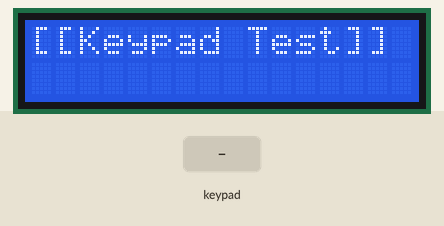
Bench run of a sketch on a simulated Arduino Uno, built with avr-gcc and run on an emulated ATmega328P. Shown: 16×2 character LCD. The inputs (shaded band) are chosen by the test bench.

Above: at 1.2 s.
1.3 s: keypad keys 7 6 5 4 # pressed 0.4 s apart
At 3.9 s:
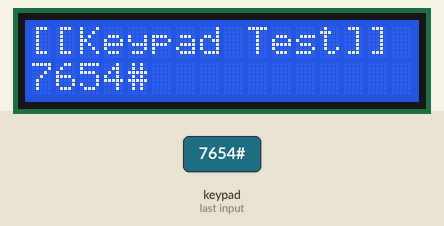
4.8 s: key 'A' pressed
At 5.3 s:
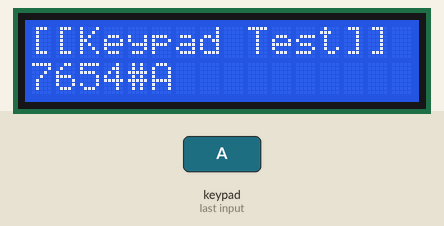
6.3 s: key 'B' pressed
At 6.7 s:
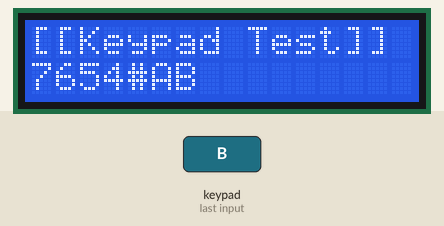
7.8 s: keypad keys 7 6 5 4 * pressed 0.4 s apart
At 10.2 s:
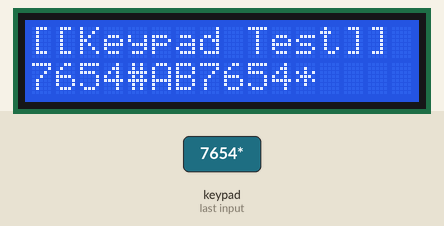
11.3 s: keypad keys 8 9 1 0 1 1 * pressed 0.4 s apart
At 14.4 s:
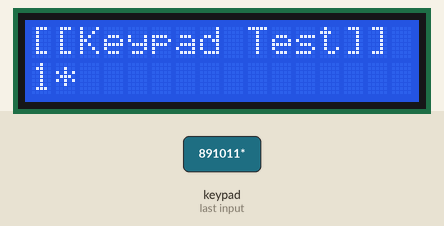
15.6 s: key 'C' pressed
At 16.2 s:
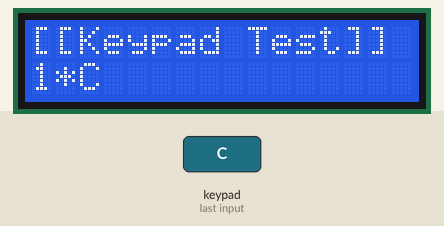
Timing chart, 0 to 18.1 s (numbered marks = the images above; inputs shaded):
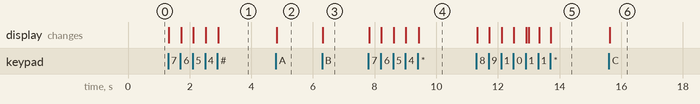

Measured:
- after the input at 1.3 s, the display: first changes at once (image 1 shows a later state)
- after the input at 4.8 s, the display: changes at once (image 2)
- after the input at 6.3 s, the display: changes at once (image 3)
- after the input at 7.8 s, the display: first changes at once (image 4 shows a later state)
- after the input at 11.3 s, the display: first changes at once (image 5 shows a later state)
- after the input at 15.6 s, the display: changes at once (image 6)

The sketch:

keypad02.ino
```cpp
#include <Key.h>
#include <Keypad.h>
#include <Minicom.h>

MiniCom com;

const byte ROWS = 4;
const byte COLS = 4;
char keys [ROWS][COLS] = {
  {'1','2','3','A'},
  {'4','5','6','B'},
  {'7','8','9','C'},
  {'*','0','#','D'}
};

byte rowPins[ROWS] = {7, 6, 5, 4};
byte colPins[COLS] = {8, 9, 10, 11};

Keypad keypad(makeKeymap(keys), rowPins, colPins, ROWS, COLS);
String input = "";

void setup() {
  com.init();
  com.print(0, "[[Keypad Test]]");
}

void loop() {
  char key = keypad.getKey();

  if (key) {
    input += key;
    com.print(1, input);
  }
}
```
